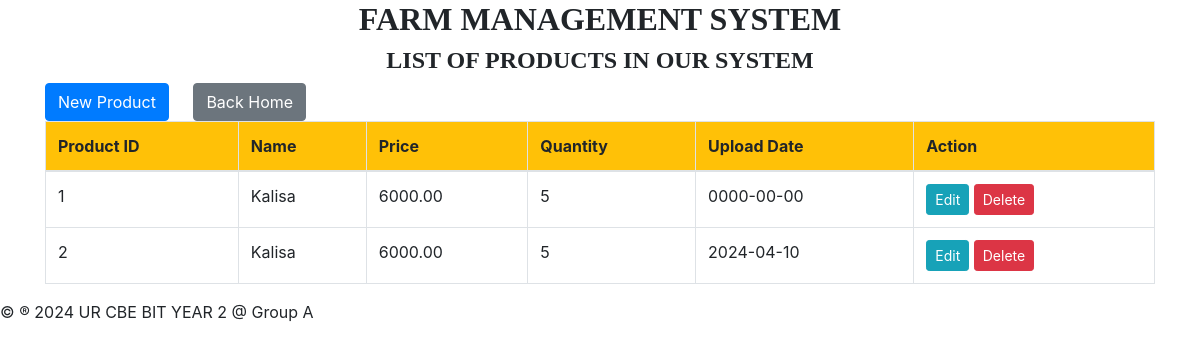
The app's page /products-table.php with its own data.
### tables this page shows
CREATE TABLE `products` (
  `ProductID` int(11) NOT NULL,
  `Name` varchar(100) DEFAULT NULL,
  `Price` decimal(10,2) DEFAULT NULL,
  `Quantity` int(11) DEFAULT NULL,
  `UploadDate` date DEFAULT NULL
);

### products-table.php (the view, shortened to what this page needs)
<!DOCTYPE html>
<html>
<head>
    <link href="https://stackpath.bootstrapcdn.com/bootstrap/4.5.2/css/bootstrap.min.css" rel="stylesheet">
</head>
<body>
<div class="container">
    <h2 style="text-align: center; font-family: century; font-weight: bold;">FARM MANAGEMENT SYSTEM</h2>
    <h4 style="text-align: center; font-family: century; font-weight: bold;">LIST OF PRODUCTS IN OUR SYSTEM</h4>
    <a href="products_form.html" class="btn btn-primary" style="margin-top: 0px;">New Product</a>
    <a href="home.html" class="btn btn-secondary" style="margin-left: 20px;">Back Home</a>
    <table class="table table-bordered">
        <thead class="bg-warning">
        <tr>
            <th>Product ID</th>
            <th>Name</th>
            <th>Price</th>
            <th>Quantity</th>
            <th>Upload Date</th>
            <th>Action</th>
        </tr>
        </thead>
        <tbody>
        <?php
        $host = "localhost";
        $username = "root";
        $password = "";
        $dbname = "farm-management-system";
        $connection = new mysqli($host, $username, $password, $dbname);
        $sql = "SELECT * FROM products";
        $result = $connection->query($sql);
        if ($result && $result->num_rows > 0) {
            while ($row = $result->fetch_assoc()) {
                echo "<tr>
                    <td>" . $row['ProductID'] . "</td>
                    <td>" . $row['Name'] . "</td>
                    <td>" . $row['Price'] . "</td>
                    <td>" . $row['Quantity'] . "</td>
                    <td>" . $row['UploadDate'] . "</td>
                    <td>
                        <a href='edit_product.php?id={$row['ProductID']}' class='btn btn-info btn-sm'>Edit</a>
                        <a href='delete_product.php?id={$row['ProductID']}' class='btn btn-danger btn-sm'>Delete</a>
                    </td>
                </tr>";
            }
        } else {
            echo "<tr><td colspan='6'>No data found</td></tr>";
        }
        ?>
        </tbody>
    </table>
</div>
<footer>
    <p>&copy; &reg; 2024 UR CBE BIT YEAR 2 @ Group A</p>
</footer>
</body>
</html>

### records on screen
products: ProductID "1", Name "Kalisa", Price "6000.00", Quantity "5", UploadDate "0000-00-00"
products: ProductID "2", Name "Kalisa", Price "6000.00", Quantity "5", UploadDate "2024-04-10"
